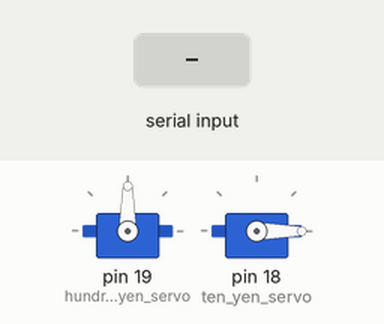
Recording of a sketch running on a simulated Arduino Uno, built with avr-gcc and run on an emulated ATmega328P. On the bench: 2 × servo. The inputs (shaded band) are chosen by the test bench.

Above: at 1.2 s.
1.3 s: "T" received over Serial
At 1.76 s:
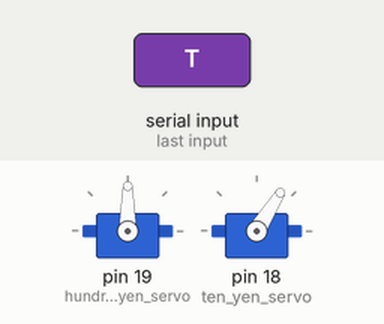
4.3 s: "H" received over Serial
At 5.07 s:
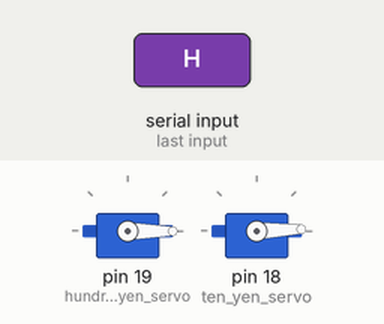
7.3 s: "T" received over Serial
At 8.05 s:
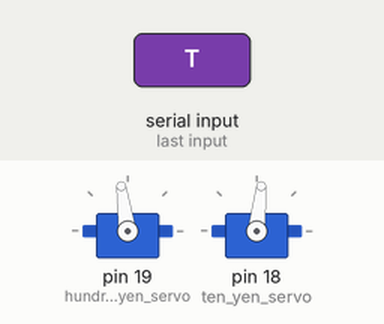
Timing chart, 0 to 10.3 s (numbered marks = the images above; inputs shaded):
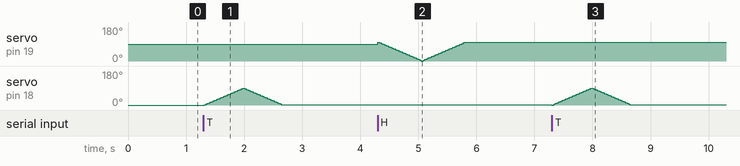

The sketch:

coin_eject_serial_com.ino
```cpp
#include <PWMServo.h>

PWMServo hundred_yen_servo;  // create servo object to control a servo
PWMServo ten_yen_servo;      // create servo object to control a servo

int pos = 0;    // variable to store the servo position

void setup() {
  Serial.begin(9600);            // initialize serial communication at 9600 bits per second
  hundred_yen_servo.attach(19);  // attaches the servo on pin 19 to the servo object
  ten_yen_servo.attach(18);      // attaches the servo on pin 18 to the servo object

  hundred_yen_servo.write(90);
  ten_yen_servo.write(0);
}

void loop() {
  if (Serial.available() > 0) {
    char command = Serial.read();  // read the incoming byte:
    switch(command) {
      case 'T':
        ten_eject();
        break;
      case 'H':
        hundred_eject();
        break;
      default:
        // unrecognized command, you might want to handle it
        break;
    }
  }
}


void ten_eject(){
  for(pos = 0; pos < 90; pos += 2) { // goes from 0 degrees to 180 degrees, 1 degree steps
    ten_yen_servo.write(pos);
    delay(15);
  }
  for(pos = 90; pos>=1; pos-=2) {   // goes from 180 degrees to 0 degrees
    ten_yen_servo.write(pos);              // tell servo to go to position in variable 'pos'
    delay(15);                       // waits 15ms for the servo to reach the position
  }

}

void hundred_eject(){

  for(pos = 100; pos>=1; pos-=2) {   // goes from 180 degrees to 0 degrees
    hundred_yen_servo.write(pos);              // tell servo to go to position in variable 'pos'
    delay(15);                       // waits 15ms for the servo to reach the position
  }

  for(pos = 0; pos < 100; pos += 2) { // goes from 0 degrees to 180 degrees, 1 degree steps
    hundred_yen_servo.write(pos);

    delay(15);
  }
}
```

Measured:
- after the input at 1.3 s, servo on pin 18 (ten_yen_servo): rises from 0° to 90° in 0.66 s, then falls to 2° in 0.66 s
